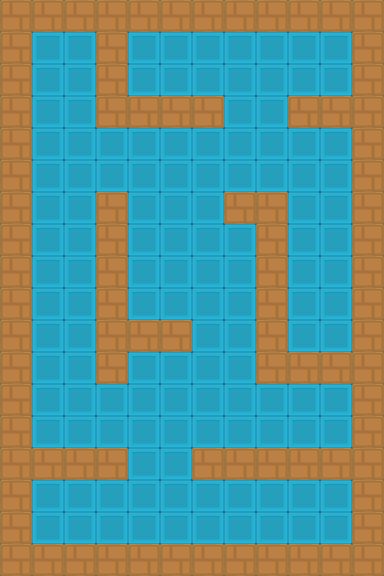

A 2D game scene composited from a Tiled map and its tileset images. What follows is a short description and the map's XML, with each tile layer's data collapsed to a summary:
An orthogonal 12x18 tile map with 32x32 px tiles, 2 tile layers (fundo, colisao), 2 tilesets and 14 objects.

<map version="1.2" tiledversion="1.2.4" orientation="orthogonal" renderorder="right-down" width="12" height="18" tilewidth="32" tileheight="32" infinite="0" nextlayerid="5" nextobjectid="16">
 <tileset firstgid="1" name="blocos" tilewidth="32" tileheight="32" tilecount="8" columns="2">
  <image source="../images/blocos.png" width="64" height="128" />
 </tileset>
 <tileset firstgid="9" name="blockx64" tilewidth="32" tileheight="32" tilecount="36" columns="6">
  <image source="../images/blockx64.png" width="192" height="192" />
 </tileset>
 <layer id="1" name="fundo" width="12" height="18" locked="1">
  <data>[216 cells, 216 non-empty, 1 distinct tile ids]</data>
 </layer>
 <layer id="4" name="colisao" width="12" height="18" locked="1">
  <data>[216 cells, 89 non-empty, 1 distinct tile ids]</data>
 </layer>
 <objectgroup id="2" name="colisao" locked="1">
  <object id="1" x="1" y="3" width="382" height="29" />
  <object id="2" x="2" y="33" width="30" height="541" />
  <object id="3" x="96" y="33" width="32" height="94" />
  <object id="4" x="130" y="96" width="93" height="31" />
  <object id="5" x="289" y="97" width="63" height="31" />
  <object id="6" x="353" y="33" width="28" height="542" />
  <object id="7" x="225" y="193" width="62" height="31" />
  <object id="8" x="256" y="226" width="31" height="123" />
  <object id="9" x="256" y="351" width="96" height="32" />
  <object id="10" x="193" y="448" width="159" height="31" />
  <object id="11" x="34" y="544" width="317" height="30" />
  <object id="13" x="33" y="448" width="94" height="31" />
  <object id="14" x="96" y="192" width="31" height="191" />
  <object id="15" x="128" y="320" width="64" height="31" />
 </objectgroup>
</map>
